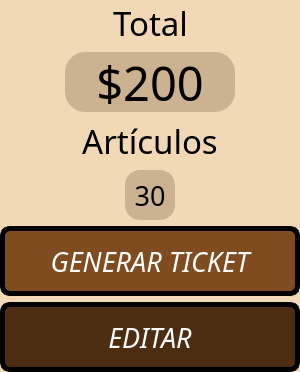
            <widget class="QWidget" name="Total_2" native="true">
             <property name="styleSheet">
              <string notr="true">background-color: rgb(241, 217, 182);
border-radius: 20px;</string>
             </property>
             <layout class="QVBoxLayout" name="verticalLayout_11">
              <property name="leftMargin">
               <number>0</number>
              </property>
              <property name="topMargin">
               <number>0</number>
              </property>
              <property name="rightMargin">
               <number>0</number>
              </property>
              <property name="bottomMargin">
               <number>0</number>
              </property>
              <item>
               <widget class="QWidget" name="widget_34" native="true">
                <layout class="QHBoxLayout" name="horizontalLayout_26">
                 <property name="leftMargin">
                  <number>0</number>
                 </property>
                 <property name="topMargin">
                  <number>0</number>
                 </property>
                 <property name="rightMargin">
                  <number>0</number>
                 </property>
                 <property name="bottomMargin">
                  <number>0</number>
                 </property>
                 <item>
                  <spacer name="horizontalSpacer_25">
                   <property name="orientation">
                    <enum>Qt::Horizontal</enum>
                   </property>
                   <property name="sizeHint" stdset="0">
                    <size>
                     <width>40</width>
                     <height>20</height>
                    </size>
                   </property>
                  </spacer>
                 </item>
                 <item>
                  <widget class="QLabel" name="label_8">
                   <property name="font">
                    <font>
                     <family>Cascadia Mono</family>
                     <pointsize>25</pointsize>
                    </font>
                   </property>
                   <property name="text">
                    <string>Total</string>
                   </property>
                   <property name="alignment">
                    <set>Qt::AlignCenter</set>
                   </property>
                  </widget>
                 </item>
                 <item>
                  <spacer name="horizontalSpacer_26">
                   <property name="orientation">
                    <enum>Qt::Horizontal</enum>
                   </property>
                   <property name="sizeHint" stdset="0">
                    <size>
                     <width>40</width>
                     <height>20</height>
                    </size>
                   </property>
                  </spacer>
                 </item>
                </layout>
               </widget>
              </item>
              <item>
               <widget class="QFrame" name="frame_2">
                <property name="frameShape">
                 <enum>QFrame::StyledPanel</enum>
                </property>
                <property name="frameShadow">
                 <enum>QFrame::Raised</enum>
                </property>
                <layout class="QHBoxLayout" name="horizontalLayout_27">
                 <property name="leftMargin">
                  <number>0</number>
                 </property>
                 <property name="topMargin">
                  <number>0</number>
                 </property>
                 <property name="rightMargin">
                  <number>0</number>
                 </property>
                 <property name="bottomMargin">
                  <number>0</number>
                 </property>
                 <item>
                  <spacer name="horizontalSpacer_27">
                   <property name="orientation">
                    <enum>Qt::Horizontal</enum>
                   </property>
                   <property name="sizeHint" stdset="0">
                    <size>
                     <width>40</width>
                     <height>20</height>
                    </size>
                   </property>
                  </spacer>
                 </item>
                 <item>
                  <widget class="QLabel" name="total_label_2">
                   <property name="minimumSize">
                    <size>
                     <width>170</width>
                     <height>60</height>
                    </size>
                   </property>
                   <property name="maximumSize">
                    <size>
                     <width>170</width>
                     <height>60</height>
                    </size>
                   </property>
                   <property name="font">
                    <font>
                     <family>Pacifico</family>
                     <pointsize>35</pointsize>
                    </font>
                   </property>
                   <property name="styleSheet">
                    <string notr="true">background-color: rgb(203, 179, 145);
border-radius: 20px;</string>
                   </property>
                   <property name="text">
                    <string>$200</string>
                   </property>
                   <property name="alignment">
                    <set>Qt::AlignCenter</set>
                   </property>
                  </widget>
                 </item>
                 <item>
                  <spacer name="horizontalSpacer_28">
                   <property name="orientation">
                    <enum>Qt::Horizontal</enum>
                   </property>
                   <property name="sizeHint" stdset="0">
                    <size>
                     <width>40</width>
                     <height>20</height>
                    </size>
                   </property>
                  </spacer>
                 </item>
                </layout>
               </widget>
              </item>
              <item>
               <widget class="QWidget" name="widget_35" native="true">
                <layout class="QHBoxLayout" name="horizontalLayout_28">
                 <property name="leftMargin">
                  <number>0</number>
                 </property>
                 <property name="topMargin">
                  <number>0</number>
                 </property>
                 <property name="rightMargin">
                  <number>0</number>
                 </property>
                 <property name="bottomMargin">
                  <number>0</number>
                 </property>
                 <item>
                  <spacer name="horizontalSpacer_29">
                   <property name="orientation">
                    <enum>Qt::Horizontal</enum>
                   </property>
                   <property name="sizeHint" stdset="0">
                    <size>
                     <width>40</width>
                     <height>20</height>
                    </size>
                   </property>
                  </spacer>
                 </item>
                 <item>
                  <widget class="QLabel" name="label_14">
                   <property name="font">
                    <font>
                     <family>Cascadia Mono</family>
                     <pointsize>25</pointsize>
                    </font>
                   </property>
                   <property name="text">
                    <string>Artículos</string>
                   </property>
                   <property name="alignment">
                    <set>Qt::AlignCenter</set>
                   </property>
                  </widget>
                 </item>
                 <item>
                  <spacer name="horizontalSpacer_30">
                   <property name="orientation">
                    <enum>Qt::Horizontal</enum>
                   </property>
                   <property name="sizeHint" stdset="0">
                    <size>
                     <width>40</width>
                     <height>20</height>
                    </size>
                   </property>
                  </spacer>
                 </item>
                </layout>
               </widget>
              </item>
              <item>
               <widget class="QWidget" name="widget_36" native="true">
                <layout class="QHBoxLayout" name="horizontalLayout_29">
                 <property name="leftMargin">
                  <number>0</number>
                 </property>
                 <property name="topMargin">
                  <number>0</number>
                 </property>
                 <property name="rightMargin">
                  <number>0</number>
                 </property>
                 <property name="bottomMargin">
                  <number>0</number>
                 </property>
                 <item>
                  <spacer name="horizontalSpacer_31">
                   <property name="orientation">
                    <enum>Qt::Horizontal</enum>
                   </property>
                   <property name="sizeHint" stdset="0">
                    <size>
                     <width>40</width>
                     <height>20</height>
                    </size>
                   </property>
                  </spacer>
                 </item>
                 <item>
                  <widget class="QLabel" name="articulos_label_2">
                   <property name="minimumSize">
                    <size>
                     <width>50</width>
                     <height>50</height>
                    </size>
                   </property>
                   <property name="maximumSize">
                    <size>
                     <width>50</width>
                     <height>50</height>
                    </size>
                   </property>
                   <property name="font">
                    <font>
                     <family>Pacifico</family>
                     <pointsize>20</pointsize>
                    </font>
                   </property>
                   <property name="styleSheet">
                    <string notr="true">background-color: rgb(203, 179, 145);
border-radius: 15px;</string>
                   </property>
                   <property name="text">
                    <string>30</string>
                   </property>
                   <property name="alignment">
                    <set>Qt::AlignCenter</set>
                   </property>
                  </widget>
                 </item>
                 <item>
                  <spacer name="horizontalSpacer_32">
                   <property name="orientation">
                    <enum>Qt::Horizontal</enum>
                   </property>
                   <property name="sizeHint" stdset="0">
                    <size>
                     <width>40</width>
                     <height>20</height>
                    </size>
                   </property>
                  </spacer>
                 </item>
                </layout>
               </widget>
              </item>
              <item>
               <widget class="QPushButton" name="generar_button">
                <property name="minimumSize">
                 <size>
                  <width>300</width>
                  <height>70</height>
                 </size>
                </property>
                <property name="maximumSize">
                 <size>
                  <width>300</width>
                  <height>70</height>
                 </size>
                </property>
                <property name="font">
                 <font>
                  <family>Cascadia Mono</family>
                  <pointsize>20</pointsize>
                  <italic>true</italic>
                 </font>
                </property>
                <property name="styleSheet">
                 <string notr="true">QPushButton{
background-color: rgb(128, 75, 31);
border-style: solid;
border-color: black;
border-width: 5px;
border-radius: 10px;
color: white;
}

QPushButton:pressed {
border-style: inset;
border-width: 1px;
background-color: rgb(191, 143, 94);
color: white;
}</string>
                </property>
                <property name="text">
                 <string>GENERAR TICKET</string>
                </property>
               </widget>
              </item>
              <item>
               <widget class="QPushButton" name="editar_button">
                <property name="minimumSize">
                 <size>
                  <width>300</width>
                  <height>70</height>
                 </size>
                </property>
                <property name="maximumSize">
                 <size>
                  <width>300</width>
                  <height>70</height>
                 </size>
                </property>
                <property name="font">
                 <font>
                  <family>Cascadia Mono</family>
                  <pointsize>20</pointsize>
                  <italic>true</italic>
                 </font>
                </property>
                <property name="styleSheet">
                 <string notr="true">QPushButton{
background-color: rgb(77, 45, 18);
border-style: solid;
border-color: black;
border-width: 5px;
border-radius: 10px;
color: white;
}

QPushButton:pressed {
border-style: inset;
border-width: 1px;
background-color: rgb(115, 67, 26);
color: white;
}</string>
                </property>
                <property name="text">
                 <string>EDITAR</string>
                </property>
               </widget>
              </item>
             </layout>
            </widget>
